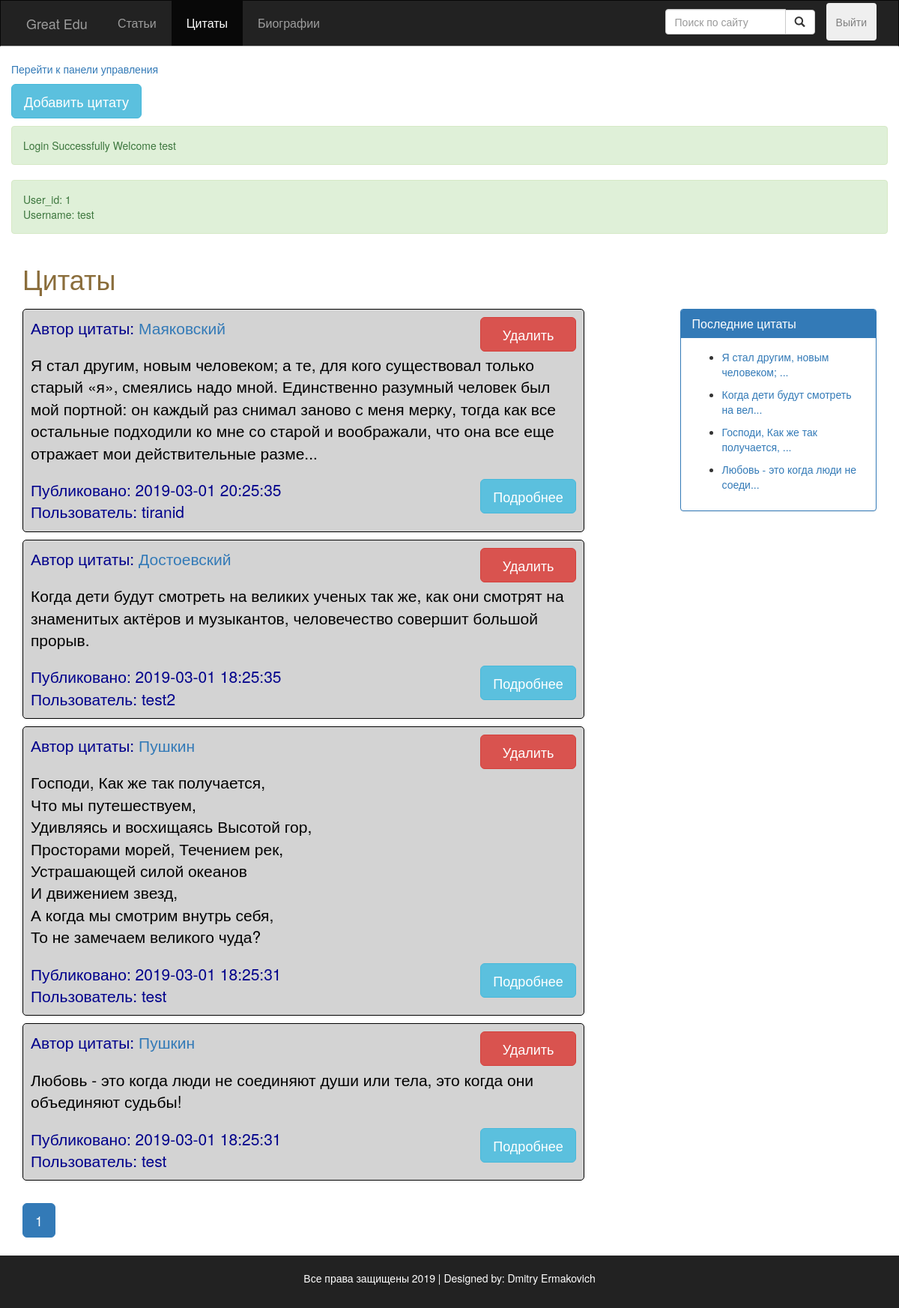
The page /src/public_routes/Quotes.php (signed in) on the database its author committed.
### src/Include/dbFunctions.php (called while the page is built, shortened)
<?php
require_once 'DatabaseLoad.php';
function doSQLQuery($query)
{
  global $con2;
  try {
    $exec = mysqli_query($con2, $query) or die(mysqli_error($con2));
    if ($exec) {
      return $exec;
    }
  } catch (Exception $e) {
    echo $e->getMessage();
  }
  return false;
}
function execQueryToArray($query)
{
  global $con2;
  $exec = doSQLQuery($query) or die(mysqli_error($con2));
  if ($exec) {
    $arr = [];
    if (mysqli_num_rows($exec) > 0) {
      while ($post = mysqli_fetch_assoc($exec)) {
        array_push($arr, $post);
      }
    }
    return $arr;
  }
  return null;
}
function IsAdmin()
{
  $admin = false;
  if (isset($_SESSION['user_id'])) {
    $username = $_SESSION['username'];
    $query = "SELECT группа FROM `Пользователи` WHERE `никнейм` = '$username'";
    $exec = doSQLQuery($query);
    if ($group = mysqli_fetch_assoc($exec)) {
      if ($group['группа'] === '2') {
        $admin = true;
      }
    }
  }
  return $admin;
}
function getUserById($id)
{
  $query = "SELECT * FROM Пользователи WHERE id = $id";
  $resultArray = execQueryToArray($query);
  $author = $resultArray[0];
  return $author;
}

### src/utils/quotes_c.php (the view, shortened to what this page needs)
<?php
function getQuoteAuthor($id) {
  $query = "SELECT * FROM Авторы WHERE id = $id";
  $exec = doSQLQuery($query);
  if ($post = mysqli_fetch_assoc($exec)) {
    return $post;
  }
  return null;
}
function fillQuotes() {
  global $con2;
  $query = "";
  if (isset($_GET['search'])) {
    if (empty($_GET['search'])) {
      Redirect_To('Blog.php');
    } else {
    }
  } else {
    $query = "SELECT * FROM Цитаты ORDER BY дата_публикации DESC LIMIT 0,5	";
  }
  $exec = doSQLQuery($query) or die(mysqli_error($con2));
  if ($exec) {
    if (mysqli_num_rows($exec) > 0) {
      while ($post = mysqli_fetch_assoc($exec)) {
        $post_id = $post['id'];
        $post_date = $post['дата_публикации'];
        $quote_auth_id = $post['автор'] ;
        $authorObj = getQuoteAuthor($quote_auth_id);
        $post_quote_author = $authorObj['фамилия'];
        $author_id = $post['автор_публикации'];
        $author_obj = getUserById($author_id);
        $post_author = $author_obj['никнейм'];
        $text = $post['текст'];
        $post_content = $text;
        if (mb_strlen($text) > 300) {
          $post_content = mb_substr($text, 0, 300, "utf-8") . '...';
        }
        ?>
        <div class="post" style="border: black solid 1px; border-radius: 5px; background-color: lightgrey;" >
        <div style="display: flex; justify-content: space-between;">
          <div class="post-info">
            <p class="lead" style="color: darkblue;">
              Автор цитаты:
              <a href="/Bio.php?id=<?php echo $author_id?>">
                <?php echo htmlentities($post_quote_author); ?>
              </a>
            </p>
          </div>
        <?php global $isAdmined; if($isAdmined) : ?>
          <a href="deleteQuote.php?quote_id=<?php echo $post_id; ?>">
            <button style="width: 128px;" class="btn btn-danger btn-lg" id="read_more_btn">Удалить</button>
          </a>
        <?php endif; ?>
        </div>
          <div class="post-content" style="color: black;">
            <p class="lead"><?php echo nl2br($post_content); ?></p>
          </div>
          <div style="display: flex; justify-content: space-between;">
            <div class="post-info">
              <p class="lead" style="color: darkblue; margin-bottom: 1px;">
                Публиковано: <?php echo htmlentities($post_date); ?> <br> Пользователь: <?php echo htmlentities($post_author);
                ?>
              </p>
            </div>
            <a href="Quote.php?id=<?php echo $post_id; ?>">
              <button style="width: 128px;" class="btn btn-info btn-lg" id="read_more_btn">Подробнее</button>
            </a>
          </div>
        </div>
  <?php
  }
  } else {
    echo "<span class='lead'>Нет никаких цитат<span>";
    }
  } else {
    echo "<span class='lead'>Ошибка сервера<span>";
  }
}
function fillPagesQuotes() {
  if (!isset($_GET['page'])) {
    $page = 1;
  }
  else {
    $page = $_GET['page'];
  }
    ?>
    <?php
  $sql = "SELECT COUNT(*) FROM Цитаты";
  $exec = doSQLQuery($sql);
  $rowCount = mysqli_fetch_array($exec);
  $totalRow = array_shift($rowCount);
  $postPerPage = ceil($totalRow / 5);
  for ($count = 1; $count <= $postPerPage; $count++){
    if ($page == $count) {
      ?>
      <li class="active"><a href="Quotes.php?page=<?php echo $count ?>"><?php echo $count ?></a></li>
      <?php
    }else {
      ?>
      <li><a href="Quotes.php?page=<?php echo $count ?>"><?php echo $count ?></a></li>
      <?php
    }
  }
    ?>
    <?php
}
function fillQuotesReferences()
{
  $sql = "SELECT * FROM Цитаты ORDER BY дата_публикации DESC LIMIT 5 ";
  $exec = doSQLQuery($sql);
  while ($recentPost = mysqli_fetch_assoc($exec)) {
    $postID = $recentPost['id'];
    $text = $recentPost['текст'];
    if (mb_strlen($text) > 32) {
      $text = mb_substr($text, 0, 32, "utf-8") . '...';
    }
    ?>
    <nav>
      <ul>
        <li><a href="Quote.php?id=<?php echo $postID; ?>">
            <?php echo $text ?>
          </a></li>
      </ul>
    </nav>
  <?php
  }
}
?>

### src/public_routes/Assets/style.css (style rules this page uses)
body { background: #041627; overflow-x: hidden; }
.post-info { color: rgb(15, 34, 206); }
.post { padding: 10px; margin-bottom: 10px; }
#read_more_btn { float: right; }

### rows shown on the page
цитаты: автор.фамилия "Маяковский", текст "Я стал другим, новым человеком; а те, для кого существовал только старый «я», смеялись надо мной. Единственно разумный человек был мой портной: он каждый раз снимал заново с меня мерку, тогда как все остальные подходили ко мне со старой и воображали, что она все еще отражает мои действительные разме...", дата_публикации "2019-03-01 20:25:35", автор_публикации.никнейм "tiranid", текст "Я стал другим, новым человеком; ..."
цитаты: автор.фамилия "Достоевский", текст "Когда дети будут смотреть на великих ученых так же, как они смотрят на знаменитых актёров и музыкантов, человечество совершит большой прорыв.", дата_публикации "2019-03-01 18:25:35", автор_публикации.никнейм "test2", текст "Когда дети будут смотреть на вел..."
цитаты: автор.фамилия "Пушкин", текст "Господи, Как же так получается, Что мы путешествуем, Удивляясь и восхищаясь Высотой гор, Просторами морей, Течением рек, Устрашающей силой океанов И движением звезд, А когда мы смотрим внутрь себя, То не замечаем великого чуда?", дата_публикации "2019-03-01 18:25:31", автор_публикации.никнейм "test", текст "Господи, Как же так получается, ..."
цитаты: автор.фамилия "Пушкин", текст "Любовь - это когда люди не соединяют души или тела, это когда они объединяют судьбы!", дата_публикации "2019-03-01 18:25:31", автор_публикации.никнейм "test", текст "Любовь - это когда люди не соеди..."

### other values the page prints
$_SESSION["successMessage"] "Login Successfully Welcome test"
$_SESSION["user_id"] "1"
$_SESSION["username"] "test"
